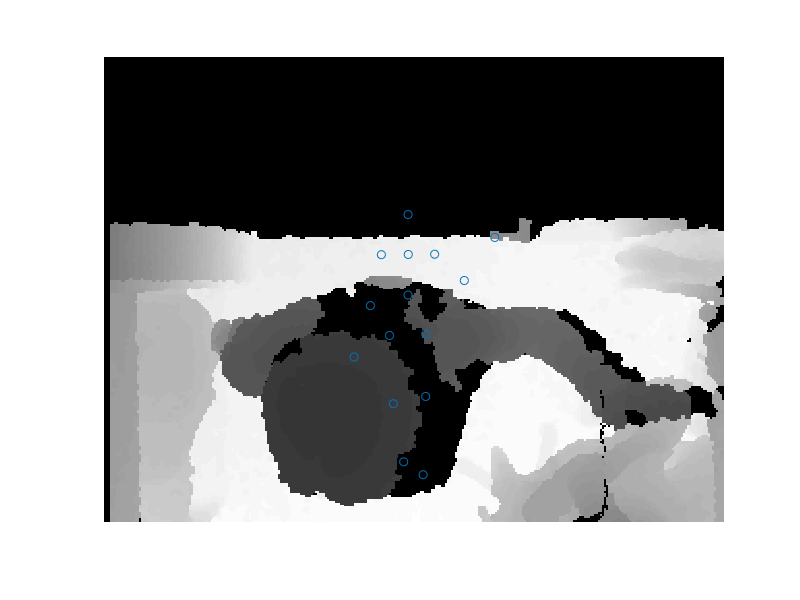
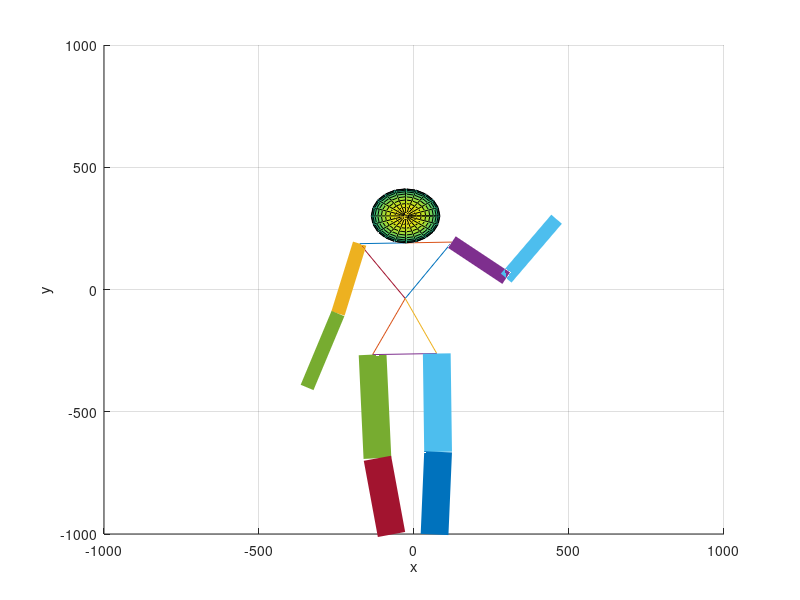
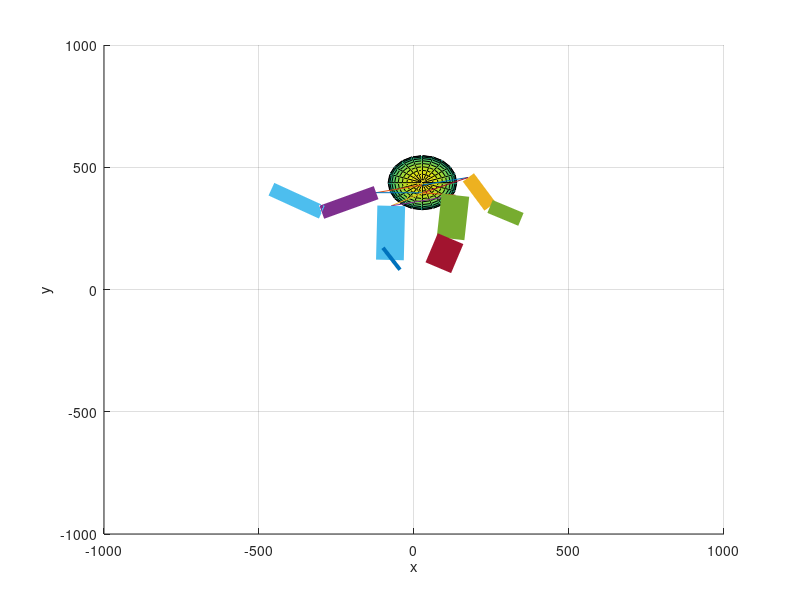
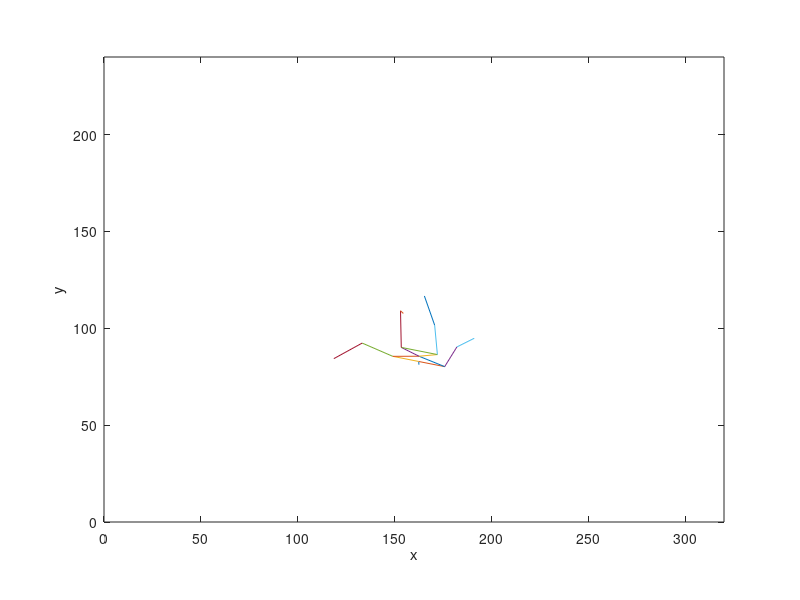

Reproduce these figures in MATLAB, in order.
function [] = script()
	%load label1.dat;
	load depth2.dat;
	load joints1.dat;
    load topJoints2.dat;
    %label = label1;
    depth = depth2;
    joints = joints1;
	topJoints = topJoints2;

	width = 320;
	height = 240;

	%label = reshape(label, [width, height])';
	%label = mat2gray(label);
	%plot2d(label, joints(:, 4:5));

	depth = reshape(depth, [width, height])';
	depth = mat2gray(depth);
	plot2d(depth, joints(:, 4:5));
    
    plot3d(joints(:, 1:3), [-1000 1000 -1000 1000 2000 4000]);
    plot3d(topJoints, [-1000 1000 -1000 1000 0 2000]);
    %plotProj(joints(:, 1:2));
    %plotProj(topJoints(:, 1:2));
    
    bx = getParam(joints(:, 1), joints(:, 4));
    by = getParam(joints(:, 2), joints(:, 5));
    [topJoints(:,4), topJoints(:,5)] = world2depth(bx, by, topJoints(:,1), topJoints(:,2))
    plotProj([topJoints(:,4), topJoints(:,5)], [0 320 0 240]);
end

function [xd, yd] = world2depth(bx, by, xw, yw)
    xd = bx(1) + bx(2)*xw;
    yd = by(1) + by(2)*yw;
end


function [b] = getParam(x, y)
    b = [ones(length(x), 1) x]\y;
end

function [] = plot2d(img, mat)
    figure; 
    imshow(img);
    hold on;
    scatter(mat(:, 1), mat(:, 2));
end

function [] = plotProj(mat, axisMat)
	figure;
	% JOINT_HEAD
	% JOINT_NECK 	
	% JOINT_LEFT_SHOULDER 	
	% JOINT_RIGHT_SHOULDER 	
	% JOINT_LEFT_ELBOW 	
	% JOINT_RIGHT_ELBOW 	
	% JOINT_LEFT_HAND 	
	% JOINT_RIGHT_HAND 	
	% JOINT_TORSO 	
	% JOINT_LEFT_HIP 	
	% JOINT_RIGHT_HIP 	
	% JOINT_LEFT_KNEE 	
	% JOINT_RIGHT_KNEE 	
	% JOINT_LEFT_FOOT 	
	% JOINT_RIGHT_FOOT 

	pts = [mat(1,:); mat(2,:)];
	plot(pts(:,1), pts(:,2));
	hold on;

	pts = [mat(2,:); mat(3,:)];
	plot(pts(:,1), pts(:,2));
	hold on;

	pts = [mat(2,:); mat(4,:)];
	plot(pts(:,1), pts(:,2));
	hold on;

	pts = [mat(5,:); mat(3,:)];
	plot(pts(:,1), pts(:,2));
	hold on;

	pts = [mat(6,:); mat(4,:)];
	plot(pts(:,1), pts(:,2));
	hold on;

	pts = [mat(5,:); mat(7,:)];
	plot(pts(:,1), pts(:,2));
	hold on;

	pts = [mat(6,:); mat(8,:)];
	plot(pts(:,1), pts(:,2));
	hold on;

	pts = [mat(9,:); mat(3,:)];
	plot(pts(:,1), pts(:,2));
	hold on;

	pts = [mat(9,:); mat(4,:)];
	plot(pts(:,1), pts(:,2));
	hold on;

	pts = [mat(9,:); mat(10,:)];
	plot(pts(:,1), pts(:,2));
	hold on;

	pts = [mat(9,:); mat(11,:)];
	plot(pts(:,1), pts(:,2));
	hold on;

	pts = [mat(10,:); mat(11,:)];
	plot(pts(:,1), pts(:,2));
	hold on;

	pts = [mat(12,:); mat(10,:)];
	plot(pts(:,1), pts(:,2));
	hold on;

	pts = [mat(13,:); mat(11,:)];
	plot(pts(:,1), pts(:,2));
	hold on;

	pts = [mat(12,:); mat(14,:)];
	plot(pts(:,1), pts(:,2));
	hold on;

	pts = [mat(13,:); mat(15,:)];
	plot(pts(:,1), pts(:,2));
	hold on;

	xlabel('x');
	ylabel('y');
    axis equal;
    axis(axisMat);
end

function [] = plot3d(mat, axisMat)
	figure;
	% JOINT_HEAD
	% JOINT_NECK 	
	% JOINT_LEFT_SHOULDER 	
	% JOINT_RIGHT_SHOULDER 	
	% JOINT_LEFT_ELBOW 	
	% JOINT_RIGHT_ELBOW 	
	% JOINT_LEFT_HAND 	
	% JOINT_RIGHT_HAND 	
	% JOINT_TORSO 	
	% JOINT_LEFT_HIP 	
	% JOINT_RIGHT_HIP 	
	% JOINT_LEFT_KNEE 	
	% JOINT_RIGHT_KNEE 	
	% JOINT_LEFT_FOOT 	
	% JOINT_RIGHT_FOOT 

	pts = [mat(1,:); mat(2,:)]; % JOINT_HEAD, JOINT_NECK 
	plot3(pts(:,1), pts(:,2), pts(:,3));
    center = (mat(1,:) + mat(2,:)) ./ 2;
    radius = pdist(pts, 'euclidean') / 2;
    [x,y,z] = sphere; 
    surf(x*radius+center(1),y*radius+center(2),z*radius+center(3));
	hold on;

	pts = [mat(2,:); mat(3,:)];
	plot3(pts(:,1), pts(:,2), pts(:,3));
	hold on;

	pts = [mat(2,:); mat(4,:)];
	plot3(pts(:,1), pts(:,2), pts(:,3));
	hold on;

	pts = [mat(5,:); mat(3,:)]; % JOINT_LEFT_SHOULDER, JOINT_LEFT_ELBOW
	plot3(pts(:,1), pts(:,2), pts(:,3), 'LineWidth', 10);
	hold on;

	pts = [mat(6,:); mat(4,:)]; % JOINT_RIGHT_SHOULDER, JOINT_RIGHT_ELBOW
	plot3(pts(:,1), pts(:,2), pts(:,3), 'LineWidth', 10);
	hold on;

	pts = [mat(5,:); mat(7,:)];
	plot3(pts(:,1), pts(:,2), pts(:,3), 'LineWidth', 10);
	hold on;

	pts = [mat(6,:); mat(8,:)];
	plot3(pts(:,1), pts(:,2), pts(:,3), 'LineWidth', 10);
	hold on;

	pts = [mat(9,:); mat(3,:)];
	plot3(pts(:,1), pts(:,2), pts(:,3));
	hold on;

	pts = [mat(9,:); mat(4,:)];
	plot3(pts(:,1), pts(:,2), pts(:,3));
	hold on;

	pts = [mat(9,:); mat(10,:)];
	plot3(pts(:,1), pts(:,2), pts(:,3));
	hold on;

	pts = [mat(9,:); mat(11,:)];
	plot3(pts(:,1), pts(:,2), pts(:,3));
	hold on;

	pts = [mat(10,:); mat(11,:)];
	plot3(pts(:,1), pts(:,2), pts(:,3));
	hold on;

	pts = [mat(12,:); mat(10,:)];
	plot3(pts(:,1), pts(:,2), pts(:,3), 'LineWidth', 20);
	hold on;

	pts = [mat(13,:); mat(11,:)];
	plot3(pts(:,1), pts(:,2), pts(:,3), 'LineWidth', 20);
	hold on;

	pts = [mat(12,:); mat(14,:)];
	plot3(pts(:,1), pts(:,2), pts(:,3), 'LineWidth', 20);
	hold on;

	pts = [mat(13,:); mat(15,:)];
	plot3(pts(:,1), pts(:,2), pts(:,3), 'LineWidth', 20);
	hold on;

    mat(13,:); mat(15,:)
    pt1 = (mat(3,:) + mat(4,:)) ./ 2;
    pt2 = (mat(3,:) + pt1) ./ 2;
    pt3 = (mat(4,:) + pt1) ./ 2;
    pt4 = (mat(10,:) + mat(11,:)) ./ 2;
    pt5 = (mat(10,:) + pt4) ./ 2;
    pt6 = (mat(11,:) + pt4) ./ 2;
    width = pdist([pt1; pt3], 'euclidean') / 2;
    
    pts = [pt2; pt5];
    %plot3(pts(:,1), pts(:,2), pts(:,3), 'LineWidth', width);  
    pts = [pt3; pt6];
    %plot3(pts(:,1), pts(:,2), pts(:,3), 'LineWidth', width);
    
    xlabel('x');
	ylabel('y');
	zlabel('z');
    axis(axisMat);
    view([0,0,1]);
end
